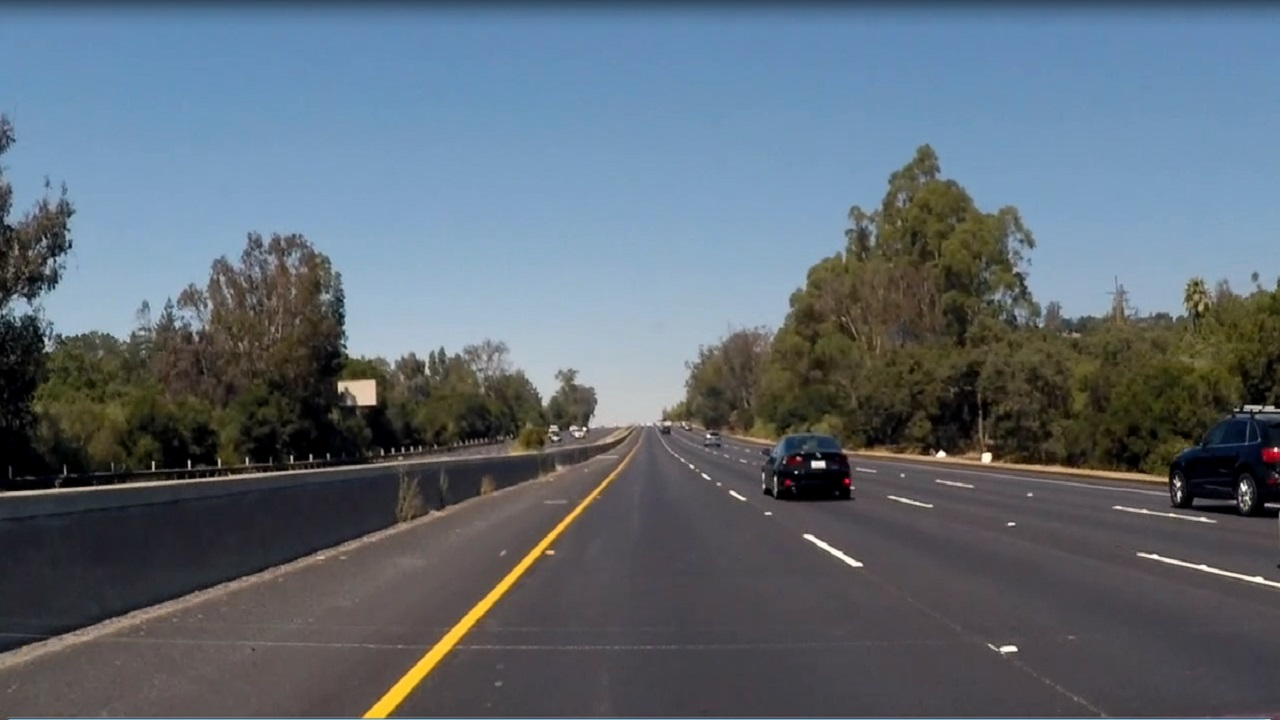
#> input picture final_submission/test_images/akhil.jpg, 1280 x 720 px, found by its file name
$ jupyter execute --allow-errors practice_notebook-Copy2.ipynb   (shell and % lines are left out)   (older library calls are emulated)
#> lines starting #> are read from the running program, lines starting #| are printed output that depends on the picture
[cell 1]
# Import required libraries
import matplotlib.image as mpimg
import numpy as np
import cv2
from skimage.feature import hog
import pickle

[cell 2]
# Function to return HOG features and visualization
# [20 lines left out: function get_hog_features, not called in this run]

#> (a cell that did not finish here is left out)

[cell 4]
# Function to compute color histogram features
# [10 lines left out: function color_hist, not called in this run]

[cell 5]
# Define a function to extract features from a list of images
# Have this function call bin_spatial() and color_hist()
# [49 lines left out: function extract_features, not called in this run]

[cell 6]
# Define a function that takes an image,
# start and stop positions in both x and y,
# window size (x and y dimensions),
# and overlap fraction (for both x and y)
# [40 lines left out: function slide_window, not called in this run]

[cell 7]
# Function to draw bounding boxes
# [9 lines left out: function draw_boxes, not called in this run]

[cell 8]
import matplotlib.image as mpimg
import matplotlib.pyplot as plt
import numpy as np
import glob
import time
from sklearn.svm import LinearSVC, SVC
from sklearn.preprocessing import StandardScaler
from skimage.feature import hog

# NOTE: the next import is only valid for scikit-learn version <= 0.17
# for scikit-learn >= 0.18 use:
# from sklearn.model_selection import train_test_split
from sklearn.cross_validation import train_test_split

[cell 9]
# [45 lines left out: function single_img_features, not called in this run]

[cell 10]
# Define a function you will pass an image
# and the list of windows to be searched (output of slide_windows())
# [29 lines left out: function search_windows, not called in this run]

[cell 11]
# Read in cars dataset
vehicle_images = [glob.glob('../vehicles/vehicles/KITTI_extracted/*.png')]
vehicle_images.append(glob.glob('../vehicles/vehicles/GTI_Far/*.png'))
vehicle_images.append(glob.glob('../vehicles/vehicles/GTI_Left/*.png'))
vehicle_images.append(glob.glob('../vehicles/vehicles/GTI_MiddleClose/*.png'))
vehicle_images.append(glob.glob('../vehicles/vehicles/GTI_Right/*.png'))

# Read in not cars dataset
non_vehicle_images = [glob.glob('../non-vehicles/non-vehicles/Extras/*.png')]
non_vehicle_images.append(glob.glob('../non-vehicles/non-vehicles/GTI/*.png'))

cars = []
notcars = []

# Append all cars images in cars[]
for images in vehicle_images:
    for each_image in images:
        cars.append(each_image)

# Append all non cars images in notcars[]
for images in non_vehicle_images:
    for each_image in images:
        notcars.append(each_image)

print("Cars: " + str(len(cars)))
print("Not Cars: "+ str(len(notcars)))

#> (a cell that did not finish here is left out)

#> (a cell that did not finish here is left out)

[cell 14]
# Read in the image
image = plt.imread('test_images/akhil.jpg')
#> image is the input picture: shape (720, 1280, 3); mean R, G, B 94, 105.2, 115.6

# Take histograms in R, G, and B
rhist = np.histogram(image[:,:,0], bins=32, range=(0, 256))
ghist = np.histogram(image[:,:,1], bins=32, range=(0, 256))
bhist = np.histogram(image[:,:,2], bins=32, range=(0, 256))

# Generating bin centers
bin_edges = rhist[1]
#> bin_edges = 33 values from 0 to 256
bin_centers = (bin_edges[1:]  + bin_edges[0:len(bin_edges)-1])/2
#> bin_centers = 32 values from 4 to 252

# Plot a figure with all three bar charts
plt.imshow(image)
plt.title('Test Image')
fig = plt.figure(figsize=(12,3))
plt.subplot(131)
plt.bar(bin_centers, rhist[0])
plt.xlim(0, 256)
plt.title('R Histogram')
plt.subplot(132)
plt.bar(bin_centers, ghist[0])
plt.xlim(0, 256)
plt.title('G Histogram')
plt.subplot(133)
plt.bar(bin_centers, bhist[0])
plt.xlim(0, 256)
plt.title('B Histogram')
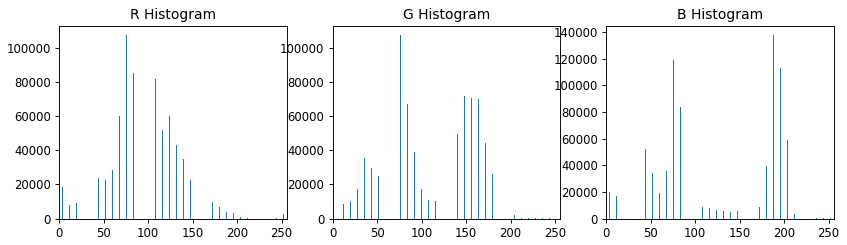
#> figure drawn by matplotlib, 3 panels; panel 1: tallest bar 107309 high, from x = 75.6 to 76.4; panel 2: tallest bar 107460 high, from x = 75.6 to 76.4; panel 3: tallest bar 137762 high, from x = 187.6 to 188.4


$ run again, with final_submission/test_images/test1.jpg copied over final_submission/test_images/akhil.jpg
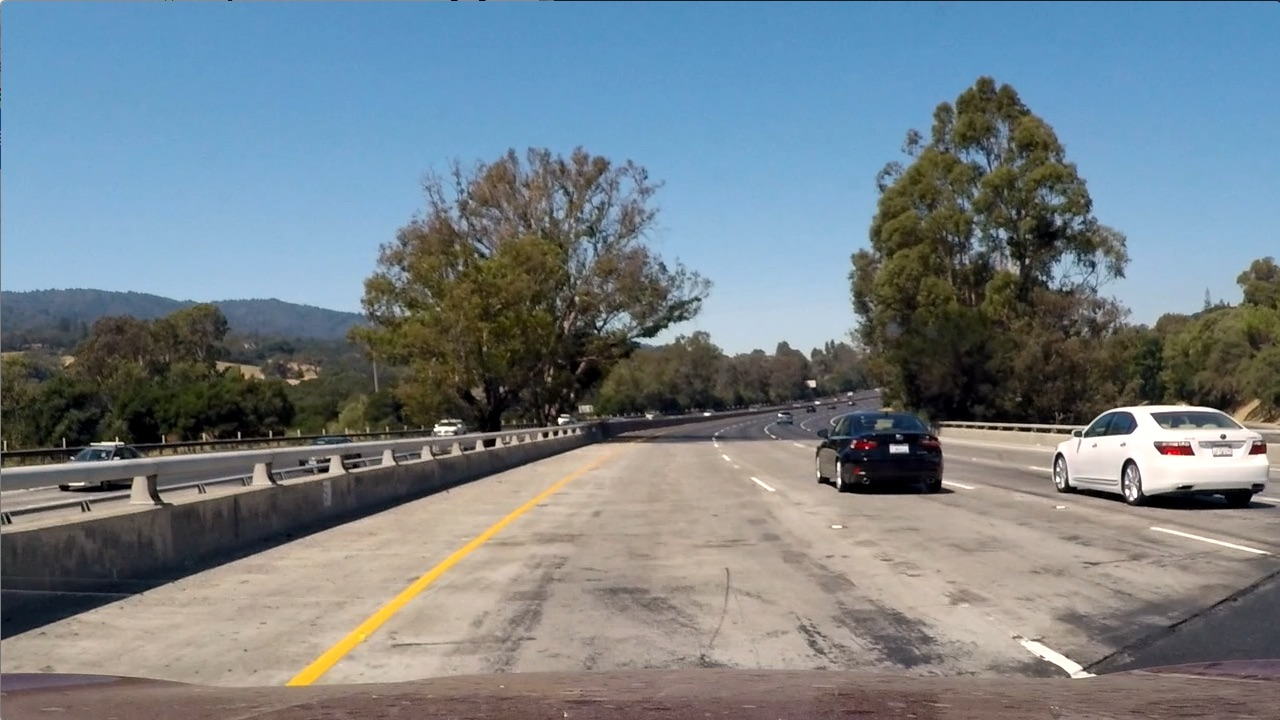
#> input picture final_submission/test_images/test1.jpg, 1280 x 720 px, found by its file name
#> image is the input picture: shape (720, 1280, 3); mean R, G, B 117.5, 128.7, 135.5
#> bin_edges = 33 values from 0 to 256
#> bin_centers = 32 values from 4 to 252
#> `[cell 14] # Read in the image image = plt.imread('test_images/akhil.jp..`:
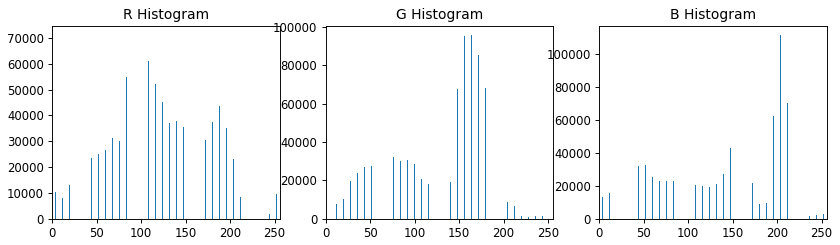
#> figure drawn by matplotlib, 3 panels; panel 1: tallest bar 71144 high, from x = 91.6 to 92.4; panel 2: tallest bar 95802 high, from x = 163.6 to 164.4; panel 3: tallest bar 111331 high, from x = 203.6 to 204.4

$ run again, with final_submission/test_images/test2.jpg copied over final_submission/test_images/akhil.jpg
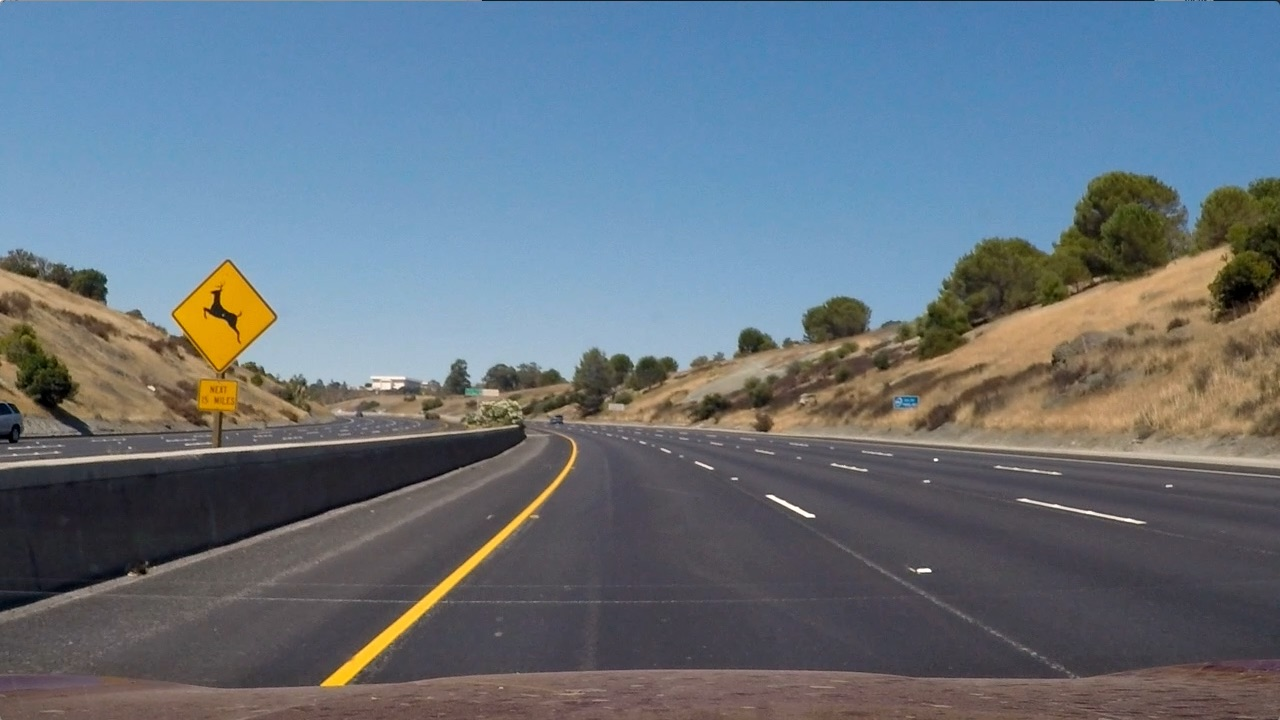
#> input picture final_submission/test_images/test2.jpg, 1280 x 720 px, found by its file name
#> image is the input picture: shape (720, 1280, 3); mean R, G, B 102.8, 114.6, 125.5
#> bin_edges = 33 values from 0 to 256
#> bin_centers = 32 values from 4 to 252
#> `[cell 14] # Read in the image image = plt.imread('test_images/akhil.jp..`:
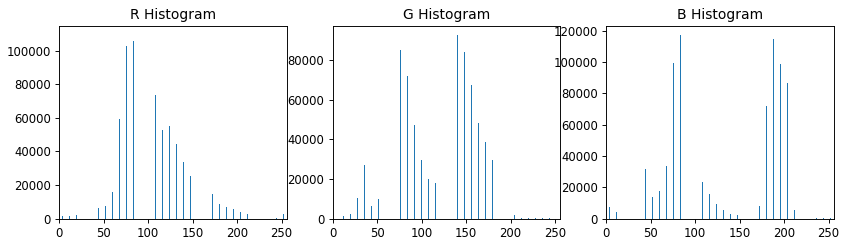
#> figure drawn by matplotlib, 3 panels; panel 1: tallest bar 109184 high, from x = 91.6 to 92.4; panel 2: tallest bar 92797 high, from x = 139.6 to 140.4; panel 3: tallest bar 117155 high, from x = 83.6 to 84.4

$ run again, with final_submission/test_images/test3.jpg copied over final_submission/test_images/akhil.jpg
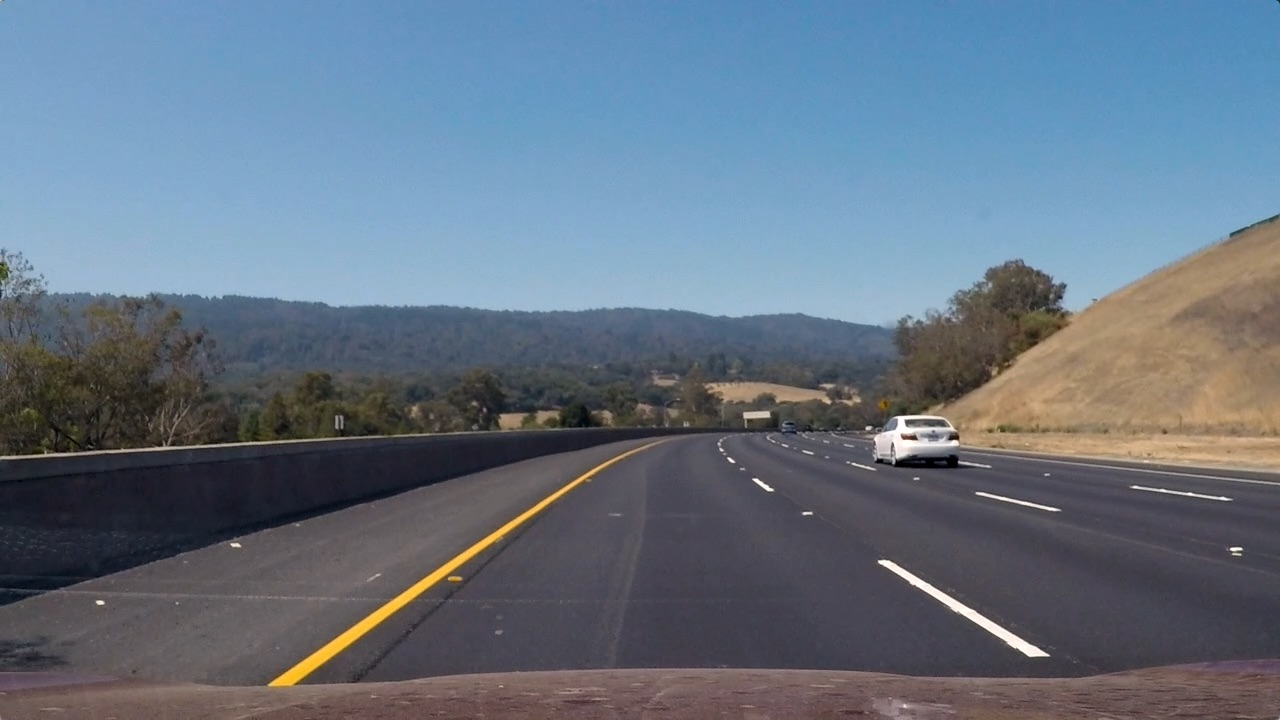
#> input picture final_submission/test_images/test3.jpg, 1280 x 720 px, found by its file name
#> image is the input picture: shape (720, 1280, 3); mean R, G, B 101.1, 115.3, 130.7
#> bin_edges = 33 values from 0 to 256
#> bin_centers = 32 values from 4 to 252
#> `[cell 14] # Read in the image image = plt.imread('test_images/akhil.jp..`:
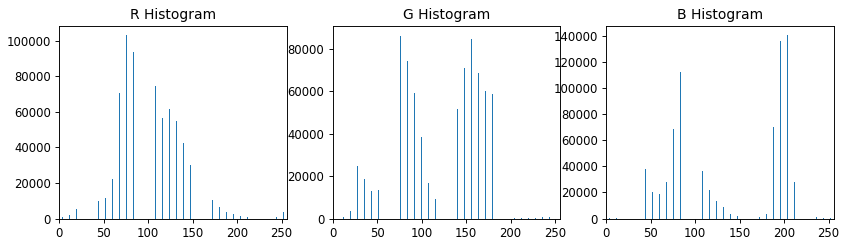
#> figure drawn by matplotlib, 3 panels; panel 1: tallest bar 103111 high, from x = 75.6 to 76.4; panel 2: tallest bar 86338 high, from x = 67.6 to 68.4; panel 3: tallest bar 140896 high, from x = 203.6 to 204.4
